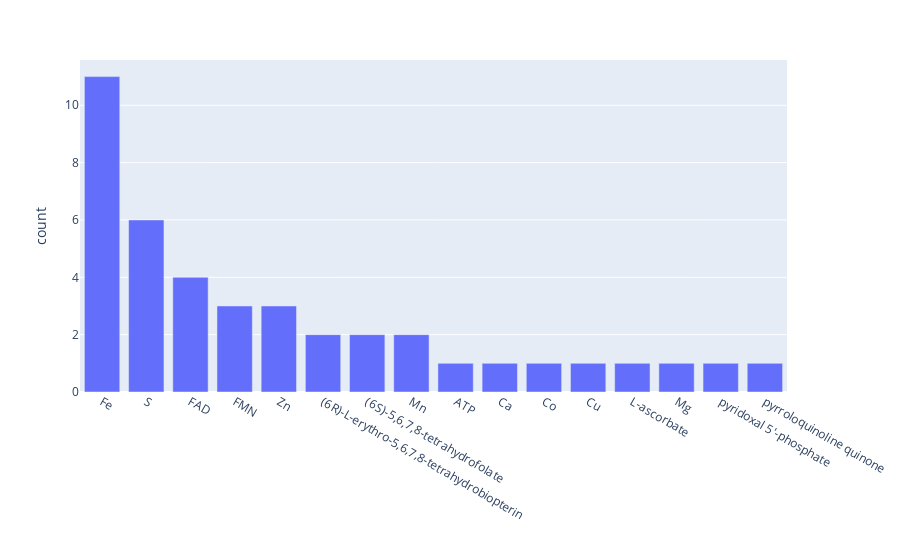

The notebook cell saved with this chart:
### Markdown cell above
[3.1] ec2metals

### Code cell
cofactors = pd.read_csv(os.path.join(DATA_DIR, "cofactors.csv"))

import plotly.express as px

data = cofactors.copy()
fig = px.bar(
    data_frame = data.value_counts("CofactorFinal").reset_index(),
    x="CofactorFinal",
    y="count"
    #color="Class"
)
fig.update_xaxes(title='', visible=True, showticklabels=True)
fig.show()

### Figure 1 — Plotly figure (JSON) as saved in the notebook; plotly's stock layout.template omitted (floating-point values rounded to 4 significant figures)
{"data": [{"alignmentgroup": "True", "hovertemplate": "CofactorFinal=%{x}<br>count=%{y}<extra></extra>", "legendgroup": "", "marker": {"color": "#636efa", "pattern": {"shape": ""}}, "name": "", "offsetgroup": "", "orientation": "v", "showlegend": false, "textposition": "auto", "type": "bar", "x": ["Fe", "S", "FAD", "FMN", "Zn", "(6R)-L-erythro-5,6,7,8-tetrahydrobiopterin", "(6S)-5,6,7,8-tetrahydrofolate", "Mn", "ATP", "Ca", "Co", "Cu", "L-ascorbate", "Mg", "pyridoxal 5'-phosphate", "pyrroloquinoline quinone"], "xaxis": "x", "y": [11, 6, 4, 3, 3, 2, 2, 2, 1, 1, 1, 1, 1, 1, 1, 1], "yaxis": "y"}], "layout": {"barmode": "relative", "legend": {"tracegroupgap": 0}, "margin": {"t": 60}, "xaxis": {"anchor": "y", "domain": [0, 1], "showticklabels": true, "title": {"text": ""}, "visible": true}, "yaxis": {"anchor": "x", "domain": [0, 1], "title": {"text": "count"}}}}
